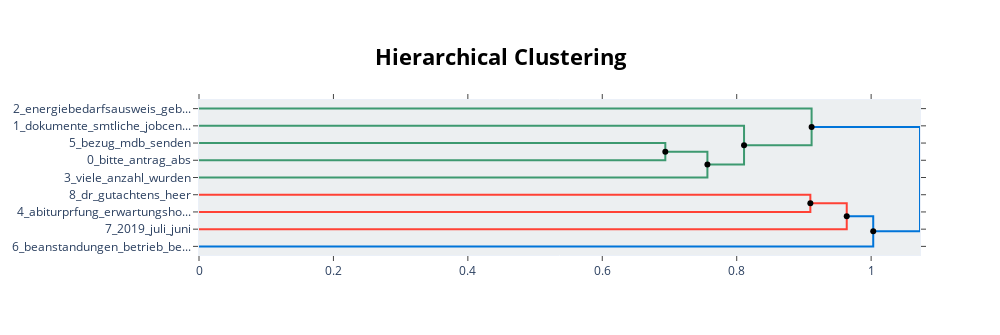

Notebook code cell kept with this figure:
### Code cell
topic_model.visualize_hierarchy(hierarchical_topics=hierarchical_topics)

### Figure 1 — Plotly figure (JSON) as saved in the notebook; plotly's stock layout.template omitted (floating-point values rounded to 4 significant figures)
{"data": [{"hoverinfo": "text", "marker": {"color": "rgb(61,153,112)"}, "mode": "lines", "text": ["bezug_mdb_senden_ber_bmg", "", "", "bitte_antrag_abs_fr_ifg"], "type": "scatter", "x": [0, 0.6938, 0.6938, 0], "xaxis": "x", "y": [-25, -25, -35, -35], "yaxis": "y"}, {"hoverinfo": "text", "marker": {"color": "rgb(61,153,112)"}, "mode": "lines", "text": ["bitte_antrag_fr_abs_informationen", "", "", "viele_anzahl_wurden_vielen_wegen"], "type": "scatter", "x": [0.6938, 0.7564, 0.7564, 0], "xaxis": "x", "y": [-30, -30, -45, -45], "yaxis": "y"}, {"hoverinfo": "text", "marker": {"color": "rgb(61,153,112)"}, "mode": "lines", "text": ["dokumente_smtliche_jobcenter_benachrichtigung_postalischen", "", "", "bitte_fr_antrag_abs_informationen"], "type": "scatter", "x": [0, 0.8109, 0.8109, 0.7564], "xaxis": "x", "y": [-15, -15, -37.5, -37.5], "yaxis": "y"}, {"hoverinfo": "text", "marker": {"color": "rgb(61,153,112)"}, "mode": "lines", "text": ["energiebedarfsausweis_gebudes_sollten_uig_verweise", "", "", "bitte_fr_abs_informationen_antrag"], "type": "scatter", "x": [0, 0.9114, 0.9114, 0.8109], "xaxis": "x", "y": [-5, -5, -26.25, -26.25], "yaxis": "y"}, {"hoverinfo": "text", "marker": {"color": "rgb(255,65,54)"}, "mode": "lines", "text": ["dr_gutachtens_heer_gericht_reinhard", "", "", "abiturprfung_erwartungshorizonte_lsungen_fach_aufgaben"], "type": "scatter", "x": [0, 0.9096, 0.9096, 0], "xaxis": "x", "y": [-55, -55, -65, -65], "yaxis": "y"}, {"hoverinfo": "text", "marker": {"color": "rgb(255,65,54)"}, "mode": "lines", "text": ["dr_erwartungshorizonte_abiturprfung_jahr_lsungen", "", "", "2019_juli_juni_2021_mai"], "type": "scatter", "x": [0.9096, 0.9637, 0.9637, 0], "xaxis": "x", "y": [-60, -60, -75, -75], "yaxis": "y"}, {"hoverinfo": "text", "marker": {"color": "rgb(0,116,217)"}, "mode": "lines", "text": ["dr_jahr_abiturprfung_erwartungshorizonte_lsungen", "", "", "beanstandungen_betrieb_betriebsberprfungen_stattgefunden_kam"], "type": "scatter", "x": [0.9637, 1.003, 1.003, 0], "xaxis": "x", "y": [-67.5, -67.5, -85, -85], "yaxis": "y"}, {"hoverinfo": "text", "marker": {"color": "rgb(0,116,217)"}, "mode": "lines", "text": ["bitte_fr_abs_informationen_ber", "", "", "jahr_dr_erwartungshorizonte_abiturprfung_lsungen"], "type": "scatter", "x": [0.9114, 1.073, 1.073, 1.003], "xaxis": "x", "y": [-15.62, -15.62, -76.25, -76.25], "yaxis": "y"}, {"hoverinfo": "text", "hovertext": ["bitte_antrag_fr_abs_informationen", "dr_erwartungshorizonte_abiturprfung_jahr_lsungen", "dr_jahr_abiturprfung_erwartungshorizonte_lsungen", "bitte_fr_abs_informationen_ber"], "marker": {"color": "black"}, "mode": "markers", "showlegend": false, "type": "scatter", "x": [0.6938, 0.9096, 0.9637, 0.9114], "y": [-30, -60, -67.5, -15.62]}, {"hoverinfo": "text", "hovertext": ["bitte_fr_antrag_abs_informationen", "bitte_fr_abs_informationen_antrag", "jahr_dr_erwartungshorizonte_abiturprfung_lsungen"], "marker": {"color": "black"}, "mode": "markers", "showlegend": false, "type": "scatter", "x": [0.7564, 0.8109, 1.003], "y": [-37.5, -26.25, -76.25]}], "layout": {"autosize": false, "height": 335, "hoverlabel": {"bgcolor": "white", "font": {"family": "Rockwell", "size": 16}}, "hovermode": "closest", "plot_bgcolor": "#ECEFF1", "showlegend": false, "title": {"font": {"color": "Black", "size": 22}, "text": "<b>Hierarchical Clustering</b>", "x": 0.5, "xanchor": "center", "yanchor": "top"}, "width": 1000, "xaxis": {"mirror": "allticks", "rangemode": "tozero", "showgrid": false, "showline": true, "showticklabels": true, "ticks": "outside", "type": "linear", "zeroline": false}, "yaxis": {"mirror": "allticks", "range": [-90, 0], "rangemode": "tozero", "showgrid": false, "showline": true, "showticklabels": true, "tickmode": "array", "ticks": "outside", "ticktext": ["2_energiebedarfsausweis_geb...", "1_dokumente_smtliche_jobcen...", "5_bezug_mdb_senden", "0_bitte_antrag_abs", "3_viele_anzahl_wurden", "8_dr_gutachtens_heer", "4_abiturprfung_erwartungsho...", "7_2019_juli_juni", "6_beanstandungen_betrieb_be..."], "tickvals": [-5, -15, -25, -35, -45, -55, -65, -75, -85], "type": "linear", "zeroline": false}}}
